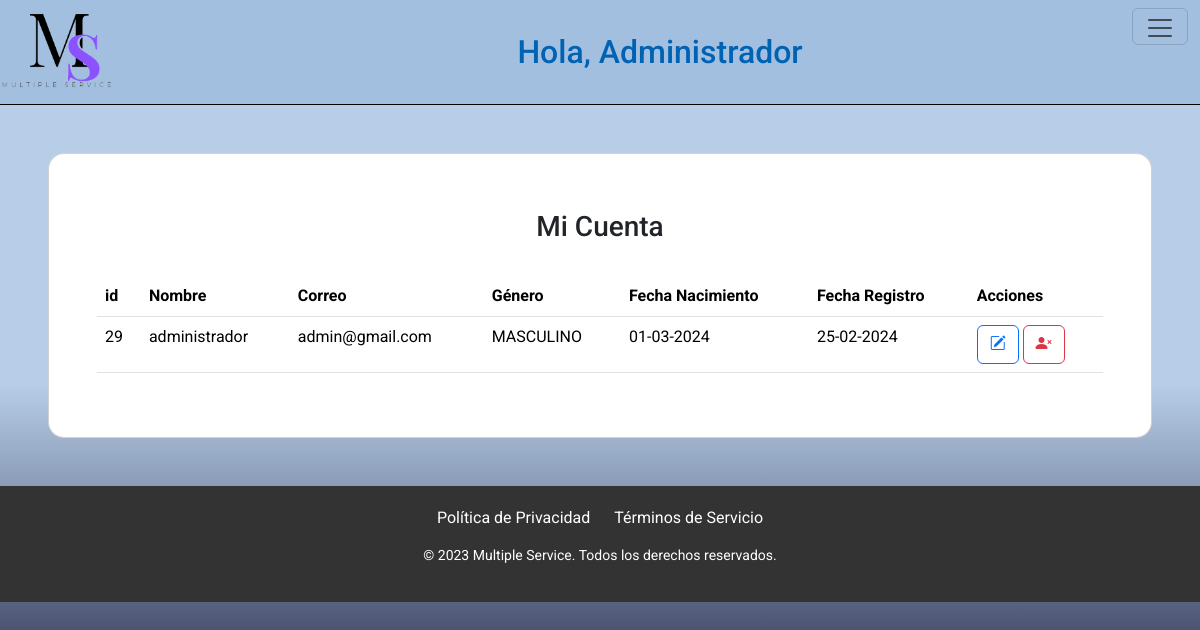
The page /vistas/mi_cuenta.php (signed in) on the database its author committed.
### tables this page shows
CREATE TABLE `users` (
  `id` int(11) NOT NULL,
  `nombre` varchar(100) NOT NULL,
  `email` varchar(120) NOT NULL,
  `password` varchar(10) NOT NULL,
  `confirmar_password` varchar(10) NOT NULL,
  `fecha_nacimiento` varchar(11) NOT NULL,
  `genero` enum('MASCULINO','FEMENINO','PREFIERO NO DECIRLO') NOT NULL,
  `tipo_usuario` enum('ESTANDAR','ADMIN','','') NOT NULL,
  `fecha_registro` timestamp NOT NULL DEFAULT current_timestamp()
);

### vistas/mi_cuenta.php (the view, shortened to what this page needs)
<!DOCTYPE html>
<html lang="es">
<head>
    <link rel="stylesheet" href="../css/estilos_mul.css">
    <link rel="stylesheet" href="https://cdn.jsdelivr.net/npm/bootstrap@5.3.2/dist/css/bootstrap.min.css">
    <link rel="stylesheet" href="https://cdn.jsdelivr.net/npm/bootstrap-icons@1.11.3/font/bootstrap-icons.min.css">
</head>
<body>
  <header class="Tituloosm">
    <img class="logo_header" src="../img/logo_1.png" alt="Multiple Service">
    <h1 class="text-capitalize fs-2 text"> Hola, <?php echo $_SESSION['nombre_usuario']; ?></h1>
    <?php include 'menu.php' ?>
    </header>
    <section class="p-5 m-5 card rounded-4">
    <div>
    <h3 class="text-center p-2 pb-4">Mi Cuenta</h3>
    <table class="table table-hover">
            <thead>
            <th>id</th>
            <th>Nombre</th>
            <th>Correo</th>
            <th>Género</th>
            <th>Fecha Nacimiento</th>
            <th>Fecha Registro</th>
            <th>Acciones</th>
        </thead>
        <tbody>
        <?php
            $id_condicional = $_SESSION['id'];
            $usuario = 'root';
            $contrasena = '';
            $conexion = new PDO('mysql:host=localhost;dbname=multiple_services', $usuario, $contrasena);
            $conexion->setAttribute(PDO::ATTR_ERRMODE, PDO::ERRMODE_EXCEPTION);
            $sql = "SELECT id, nombre, email, fecha_nacimiento, genero, fecha_registro  FROM users WHERE id='$id_condicional'";
            $stmt = $conexion->query($sql);
        ?>
        <?php while ($fila = $stmt->fetch(PDO::FETCH_ASSOC)): ?>
                            <tr>
                                <td><?= $fila['id'] ?></td>
                                <td><?= $fila['nombre'] ?></td>
                                <td><?= $fila['email'] ?></td>
                                <td><?= $fila['genero'] ?></td>
                                <td><?= date("d-m-Y", strtotime($fila['fecha_nacimiento'])) ?></td>
                                <td><?= date("d-m-Y", strtotime($fila['fecha_registro'])) ?></td>
                                <td>
                                    <button type="button" class="btn btn-outline-primary" data-bs-toggle="tooltip" data-bs-placement="top" data-bs-title="editar"><i class="bi bi-pencil-square"></i></button>
                                    <button type="button" class="btn btn-outline-danger"><i class="bi bi-person-x-fill"></i></button>
                                </td>
                            </tr>
                        <?php endwhile; ?>
                </tbody>
    </table>
    </div>
    </section>
    <footer>
      <div class="footer-links">
          <a href="#" target="_blank">Política de Privacidad</a>
          <a href="#" target="_blank">Términos de Servicio</a>
      </div>
      <p>&copy; 2023 Multiple Service. Todos los derechos reservados.</p>
    </footer>
</body>
</html>

### css/estilos_mul.css (style rules this page uses)
* { margin: 0; padding: 0; box-sizing: border-box; text-decoration: none; font-family: "Roboto", sans-serif; }
body { margin: 0px; font-family: "Roboto", sans-serif; background: rgb(13, 0, 255); background: linear-gradient(0deg, rgba(2, 0, 36, 1) 0%, rgba(153, 185, 221, 0.7008928571428572) 52%); background-position: center; background-attachment: fixed; }
header { background-color: rgba(153, 185, 221, 0.7); color: white; text-align: center; display: flex; justify-content: space-between; align-items: center; border-bottom: solid 1px black; }
.Tituloosm h1 { font-family: "Roboto", sans-serif; color: #0062b3; text-align: center; text-transform: uppercase; margin: 20px auto; font-size: 40px; }
.logo_header { width: 10%; }
button { background-color: rgb(5, 45, 119); text-align: center; padding: 6%; height: 30px; border-radius: 10px; }
section { margin: 20px 0; padding: 20px; }
footer { background-color: #333; color: #fff; padding: 20px; text-align: center; }
.footer-links { margin-bottom: 15px; }
.footer-links a { text-decoration: none; color: #fff; margin: 0 10px; }
p { font-size: 14px; margin: 0; }
p { margin-top: 20px; font-size: 14px; }
[type=button]:not(:disabled), [type=reset]:not(:disabled), [type=submit]:not(:disabled), button:not(:disabled) { padding-bottom: 31px !important; }

### rows shown on the page
users: id "29", nombre "administrador", email "admin@gmail.com", genero "MASCULINO", fecha_nacimiento "01-03-2024", fecha_registro "25-02-2024"

### other values the page prints
$_SESSION['nombre_usuario'] "Administrador"
